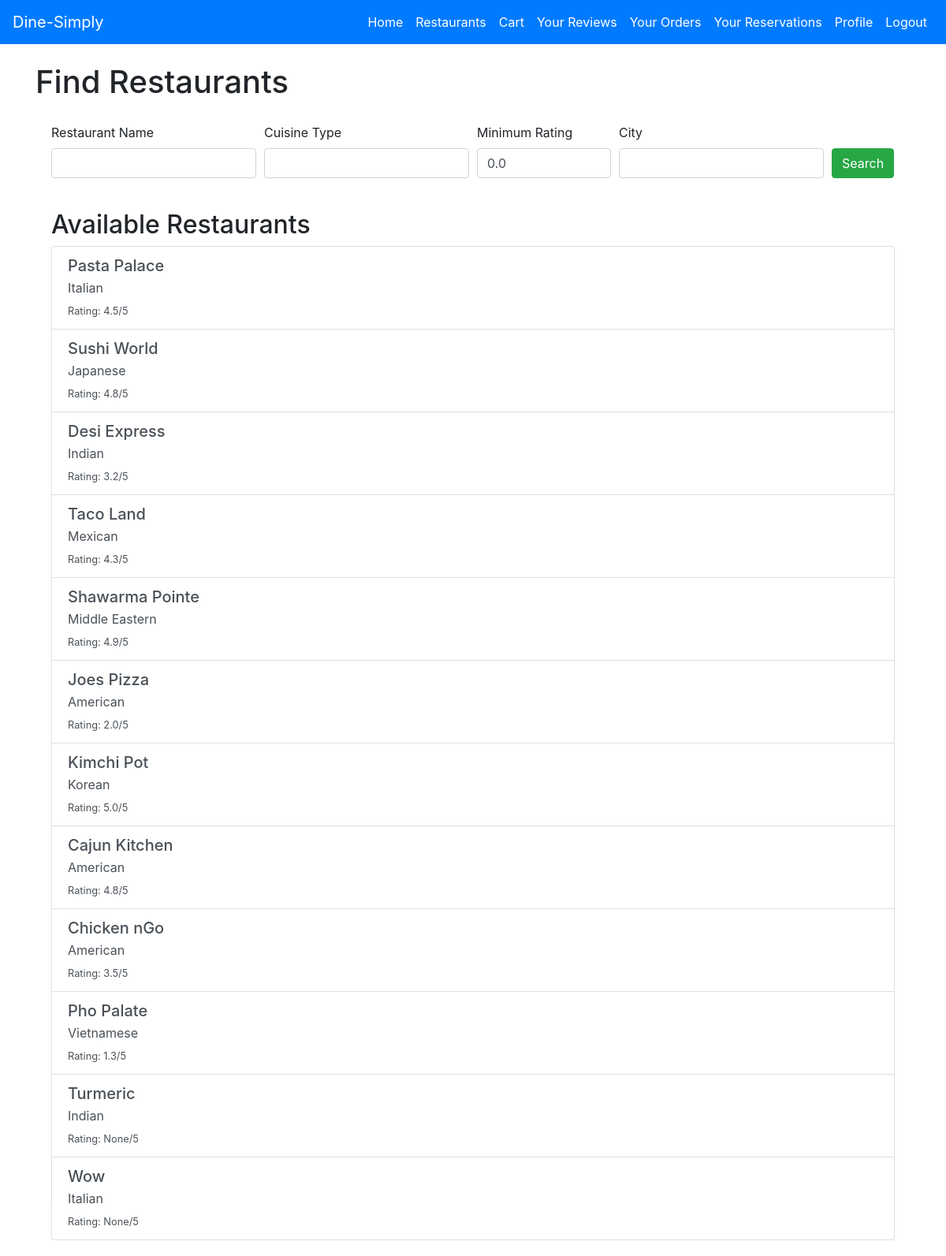
Page /restaurants (signed in) on the earlier database version.
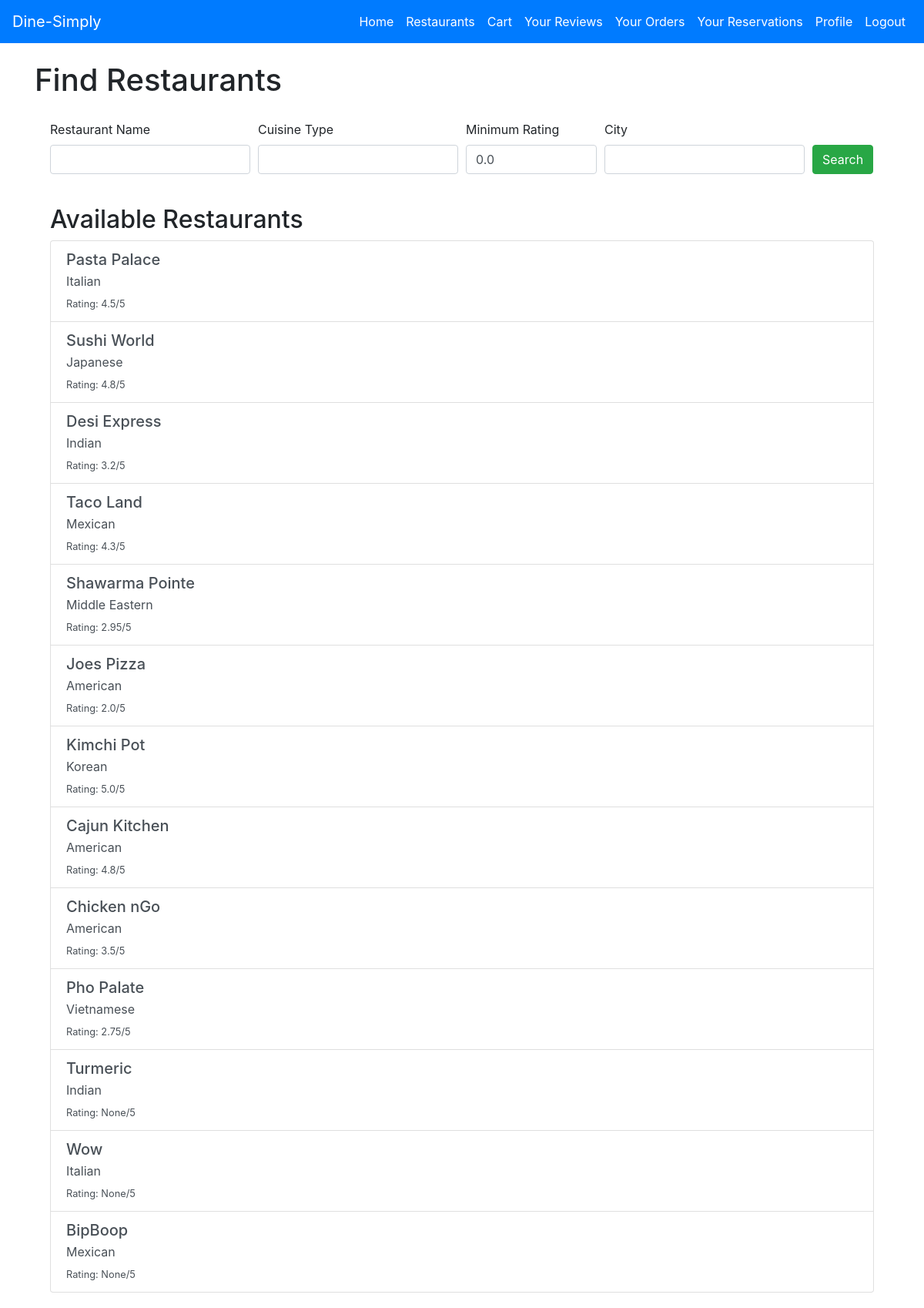
Same page on the later database version.
### tables this page shows
CREATE TABLE "Restaurant" (
    RestaurantID INTEGER PRIMARY KEY AUTOINCREMENT,
    Name VARCHAR(100) NOT NULL,
    Address VARCHAR(255),
    City VARCHAR(100),
    State VARCHAR(50),
    ZipCode VARCHAR(10),
    Website VARCHAR(255),
    Rating DOUBLE,
    CuisineType VARCHAR(50),
    Longitude DOUBLE,
    Latitude DOUBLE,
    NumberOfTables INT,
    MaxPeoplePerTable INT
);

### app.py (the view)
@app.route('/restaurants', methods=['GET', 'POST'])
@login_required
def restaurants():
    form = SearchForm()
    restaurants = []
    if form.validate_on_submit():
        name = form.name.data
        cuisine = form.cuisine_type.data
        rating = form.min_rating.data
        city = form.city.data
        query = 'SELECT * FROM Restaurant WHERE 1=1'
        params = []
        if name:
            query += ' AND Name LIKE ?'
            params.append(f"%{name}%")
        if cuisine:
            query += ' AND CuisineType LIKE ?'
            params.append(f"%{cuisine}%")
        if rating:
            query += ' AND Rating >= ?'
            params.append(float(rating))
        if city:
            query += ' AND City LIKE ?'
            params.append(f"%{city}%")
        conn = get_db_connection()
        restaurants = conn.execute(query, params).fetchall()
        conn.close()
    else:
        conn = get_db_connection()
        restaurants = conn.execute('SELECT * FROM Restaurant').fetchall()
        conn.close()
    return render_template('restaurants.html', restaurants=restaurants, form=form)

### forms.py
class SearchForm(FlaskForm):
    name = StringField('Restaurant Name', validators=[Length(max=100)])
    cuisine_type = StringField('Cuisine Type', validators=[Length(max=50)])
    min_rating = DecimalField(
        'Minimum Rating',
        validators=[Optional(), NumberRange(min=0, max=5)],
        places=1,
        default=0,
    )
    city = StringField('City', validators=[Length(max=100)])  # Added 'city' field
    submit = SubmitField('Search')

### app.py (called while the page is built)
def get_db_connection():
    conn = sqlite3.connect(db_path)
    conn.row_factory = sqlite3.Row
    return conn

@login_manager.user_loader
def load_user(user_id):
    return User.get(user_id)

    @staticmethod
    def get(user_id):
        conn = get_db_connection()
        user = conn.execute('SELECT * FROM User WHERE UserID = ?', (user_id,)).fetchone()
        conn.close()
        if user:
            return User(*user)
        return None

### templates/restaurants.html (shortened to what this page needs)
<!DOCTYPE html>
<html lang="en">
<head>
    <link rel="stylesheet" href="https://stackpath.bootstrapcdn.com/bootstrap/4.5.0/css/bootstrap.min.css">
</head>
<body>
    {% include 'navbar_customer.html' %}
    <div class="container mt-4">
        <h1>Find Restaurants</h1>
        <div class="card-body">
            <form method="POST" action="{{ url_for('restaurants') }}" class="mb-4">
                <div class="form-row">
                    <div class="form-group col-md-3">
                        {{ form.name.label(class="form-label") }}
                        {{ form.name(class="form-control") }}
                    </div>
                    <div class="form-group col-md-3">
                        {{ form.cuisine_type.label(class="form-label") }}
                        {{ form.cuisine_type(class="form-control") }}
                    </div>
                    <div class="form-group col-md-2">
                        {{ form.min_rating.label(class="form-label") }}
                        {{ form.min_rating(class="form-control") }}
                    </div>
                    <div class="form-group col-md-3">
                        {{ form.city.label(class="form-label") }}
                        {{ form.city(class="form-control") }}
                    </div>
                    <div class="form-group col-md-1 align-self-end">
                        {{ form.submit(class="btn btn-success") }}
                    </div>
                </div>
            </form>
            <h2>Available Restaurants</h2>
            {% if restaurants %}
                <div class="list-group">
                    {% for restaurant in restaurants %}
                        <a href="{{ url_for('restaurant_detail', restaurant_id=restaurant.RestaurantID) }}" class="list-group-item list-group-item-action">
                            <h5 class="mb-1">{{ restaurant.Name }}</h5>
                            <p class="mb-1">{{ restaurant.CuisineType }}</p>
                            <small>Rating: {{ restaurant.Rating }}/5</small>
                        </a>
                    {% endfor %}
                </div>
            {% else %}
                <p>No restaurants found matching your criteria.</p>
            {% endif %}
        </div>
    </div>
</body>
</html>

### templates/navbar_customer.html (shortened to what this page needs)
<nav class="navbar navbar-expand-lg navbar-light bg-primary">
    <a class="navbar-brand text-white" href="{{ url_for('home') }}">Dine-Simply</a>
    <div class="collapse navbar-collapse" id="customerNavbar">
        <ul class="navbar-nav ml-auto">
            <li class="nav-item">
                <a class="nav-link text-white" href="{{ url_for('home') }}">Home</a>
            </li>
            <li class="nav-item">
                <a class="nav-link text-white" href="{{ url_for('restaurants') }}">Restaurants</a>
            </li>
            <li class="nav-item">
                <a class="nav-link text-white" href="{{ url_for('cart') }}">Cart</a>
            </li>
            <li class="nav-item">
                <a class="nav-link text-white" href="{{ url_for('reviews_overall') }}">Your Reviews</a>
            </li>
            <li class="nav-item">
                <a class="nav-link text-white" href="{{ url_for('orders_all') }}">Your Orders</a>
            </li>
            <li class="nav-item">
                <a class="nav-link text-white" href="{{ url_for('reservations_all') }}">Your Reservations</a>
            </li>
            <li class = "nav-item">
                <a class="nav-link text-white" href="{{ url_for('profile') }}">Profile</a>
            </li>
            <li class = "nav-item">
                <a class="nav-link text-white" href="{{ url_for('logout') }}">Logout</a>
            </li>
        </ul>
    </div>
</nav>

Differences in the rows shown:
changed Restaurant "Shawarma Pointe": Rating "4.9" → "2.95"
changed Restaurant "Pho Palate": Rating "1.3" → "2.75"
added Restaurant: Name "BipBoop", CuisineType "Mexican", Rating "None"
